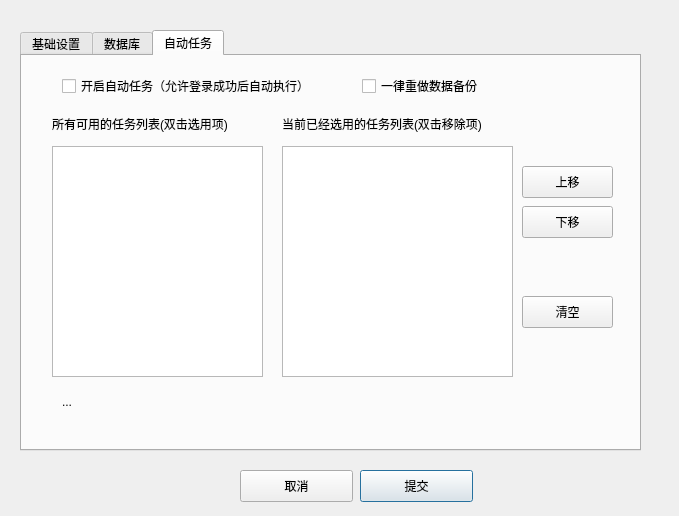
<?xml version="1.0" encoding="UTF-8"?>
<ui version="4.0">
 <class>Dialog</class>
 <widget class="QDialog" name="Dialog">
  <property name="windowModality">
   <enum>Qt::WindowModal</enum>
  </property>
  <property name="geometry">
   <rect>
    <x>0</x>
    <y>0</y>
    <width>679</width>
    <height>516</height>
   </rect>
  </property>
  <property name="windowTitle">
   <string>参数设置</string>
  </property>
  <widget class="QPushButton" name="btnsubmit">
   <property name="geometry">
    <rect>
     <x>360</x>
     <y>470</y>
     <width>113</width>
     <height>32</height>
    </rect>
   </property>
   <property name="text">
    <string>提交</string>
   </property>
  </widget>
  <widget class="QPushButton" name="btncancle">
   <property name="geometry">
    <rect>
     <x>240</x>
     <y>470</y>
     <width>113</width>
     <height>32</height>
    </rect>
   </property>
   <property name="text">
    <string>取消</string>
   </property>
  </widget>
  <widget class="QTabWidget" name="tabWidget">
   <property name="geometry">
    <rect>
     <x>20</x>
     <y>30</y>
     <width>621</width>
     <height>421</height>
    </rect>
   </property>
   <property name="currentIndex">
    <number>2</number>
   </property>
   <widget class="QWidget" name="tab">
    <attribute name="title">
     <string>基础设置</string>
    </attribute>
    <widget class="QCheckBox" name="chkboxrelogin">
     <property name="geometry">
      <rect>
       <x>180</x>
       <y>80</y>
       <width>191</width>
       <height>20</height>
      </rect>
     </property>
     <property name="text">
      <string>账号每次都必须重新登录</string>
     </property>
    </widget>
    <widget class="QLabel" name="label_3">
     <property name="geometry">
      <rect>
       <x>70</x>
       <y>30</y>
       <width>91</width>
       <height>31</height>
      </rect>
     </property>
     <property name="text">
      <string>脚本运行模式</string>
     </property>
    </widget>
    <widget class="QComboBox" name="cmbboxTaskType">
     <property name="geometry">
      <rect>
       <x>180</x>
       <y>30</y>
       <width>141</width>
       <height>32</height>
      </rect>
     </property>
    </widget>
    <widget class="QLabel" name="label_4">
     <property name="geometry">
      <rect>
       <x>70</x>
       <y>180</y>
       <width>101</width>
       <height>20</height>
      </rect>
     </property>
     <property name="text">
      <string>短信服务器地址</string>
     </property>
    </widget>
    <widget class="QLabel" name="label_5">
     <property name="geometry">
      <rect>
       <x>70</x>
       <y>220</y>
       <width>91</width>
       <height>20</height>
      </rect>
     </property>
     <property name="text">
      <string>业务服务器地址</string>
     </property>
    </widget>
    <widget class="QLineEdit" name="editHkUserServer">
     <property name="geometry">
      <rect>
       <x>180</x>
       <y>220</y>
       <width>301</width>
       <height>21</height>
      </rect>
     </property>
    </widget>
    <widget class="QLineEdit" name="editSmsServer">
     <property name="geometry">
      <rect>
       <x>180</x>
       <y>180</y>
       <width>301</width>
       <height>21</height>
      </rect>
     </property>
    </widget>
    <widget class="QLabel" name="label_6">
     <property name="geometry">
      <rect>
       <x>50</x>
       <y>260</y>
       <width>121</width>
       <height>20</height>
      </rect>
     </property>
     <property name="text">
      <string>仅供测试登录的账号</string>
     </property>
    </widget>
    <widget class="QLineEdit" name="editTestUser">
     <property name="geometry">
      <rect>
       <x>180</x>
       <y>260</y>
       <width>301</width>
       <height>21</height>
      </rect>
     </property>
    </widget>
    <widget class="QLabel" name="label_7">
     <property name="geometry">
      <rect>
       <x>60</x>
       <y>280</y>
       <width>111</width>
       <height>20</height>
      </rect>
     </property>
     <property name="text">
      <string>格式 账号----密码</string>
     </property>
    </widget>
    <widget class="QCheckBox" name="chkboxreinstall">
     <property name="geometry">
      <rect>
       <x>180</x>
       <y>310</y>
       <width>181</width>
       <height>20</height>
      </rect>
     </property>
     <property name="text">
      <string>每次都必须重装目标APP</string>
     </property>
    </widget>
    <widget class="QLabel" name="label_8">
     <property name="geometry">
      <rect>
       <x>80</x>
       <y>340</y>
       <width>81</width>
       <height>16</height>
      </rect>
     </property>
     <property name="text">
      <string>目标APP路径</string>
     </property>
    </widget>
    <widget class="QLineEdit" name="editappfile">
     <property name="geometry">
      <rect>
       <x>180</x>
       <y>340</y>
       <width>391</width>
       <height>21</height>
      </rect>
     </property>
    </widget>
    <widget class="QCheckBox" name="chkboxfight">
     <property name="geometry">
      <rect>
       <x>180</x>
       <y>110</y>
       <width>211</width>
       <height>20</height>
      </rect>
     </property>
     <property name="text">
      <string>每次登录前必须先开关飞行模式</string>
     </property>
    </widget>
    <widget class="QCheckBox" name="chkboxrestartmobile">
     <property name="geometry">
      <rect>
       <x>320</x>
       <y>140</y>
       <width>161</width>
       <height>20</height>
      </rect>
     </property>
     <property name="text">
      <string>每次登录必须重启手机</string>
     </property>
    </widget>
    <widget class="QCheckBox" name="chkboxautodrag">
     <property name="geometry">
      <rect>
       <x>180</x>
       <y>140</y>
       <width>121</width>
       <height>20</height>
      </rect>
     </property>
     <property name="text">
      <string>允许自动拖图</string>
     </property>
    </widget>
   </widget>
   <widget class="QWidget" name="tab_3">
    <attribute name="title">
     <string>数据库</string>
    </attribute>
    <widget class="QLabel" name="label_9">
     <property name="geometry">
      <rect>
       <x>90</x>
       <y>60</y>
       <width>91</width>
       <height>16</height>
      </rect>
     </property>
     <property name="text">
      <string>登录获取账号</string>
     </property>
    </widget>
    <widget class="QLabel" name="label_10">
     <property name="geometry">
      <rect>
       <x>89</x>
       <y>100</y>
       <width>91</width>
       <height>20</height>
      </rect>
     </property>
     <property name="text">
      <string>登录成功上报</string>
     </property>
    </widget>
    <widget class="QLineEdit" name="lineEdit_login">
     <property name="geometry">
      <rect>
       <x>210</x>
       <y>60</y>
       <width>113</width>
       <height>21</height>
      </rect>
     </property>
    </widget>
    <widget class="QLabel" name="label_11">
     <property name="geometry">
      <rect>
       <x>90</x>
       <y>140</y>
       <width>91</width>
       <height>20</height>
      </rect>
     </property>
     <property name="text">
      <string>注册获取账号</string>
     </property>
    </widget>
    <widget class="QLabel" name="label_12">
     <property name="geometry">
      <rect>
       <x>90</x>
       <y>180</y>
       <width>91</width>
       <height>16</height>
      </rect>
     </property>
     <property name="text">
      <string>注册成功上报</string>
     </property>
    </widget>
    <widget class="QLabel" name="label_13">
     <property name="geometry">
      <rect>
       <x>90</x>
       <y>220</y>
       <width>101</width>
       <height>16</height>
      </rect>
     </property>
     <property name="text">
      <string>注册上传二维码</string>
     </property>
    </widget>
    <widget class="QLineEdit" name="lineEdit_login_report">
     <property name="geometry">
      <rect>
       <x>210</x>
       <y>90</y>
       <width>113</width>
       <height>21</height>
      </rect>
     </property>
    </widget>
    <widget class="QLineEdit" name="lineEdit_reg">
     <property name="geometry">
      <rect>
       <x>210</x>
       <y>140</y>
       <width>113</width>
       <height>21</height>
      </rect>
     </property>
    </widget>
    <widget class="QLineEdit" name="lineEdit_reg_report">
     <property name="geometry">
      <rect>
       <x>210</x>
       <y>180</y>
       <width>113</width>
       <height>21</height>
      </rect>
     </property>
    </widget>
    <widget class="QLineEdit" name="lineEdit_reg_up_qrcode">
     <property name="geometry">
      <rect>
       <x>210</x>
       <y>220</y>
       <width>113</width>
       <height>21</height>
      </rect>
     </property>
    </widget>
    <widget class="QLineEdit" name="lineEdit_reportneedfriend">
     <property name="geometry">
      <rect>
       <x>210</x>
       <y>260</y>
       <width>113</width>
       <height>21</height>
      </rect>
     </property>
    </widget>
    <widget class="QLabel" name="label_14">
     <property name="geometry">
      <rect>
       <x>90</x>
       <y>260</y>
       <width>101</width>
       <height>16</height>
      </rect>
     </property>
     <property name="text">
      <string>通报需要好友</string>
     </property>
    </widget>
   </widget>
   <widget class="QWidget" name="tab_2">
    <attribute name="title">
     <string>自动任务</string>
    </attribute>
    <widget class="QPushButton" name="btnclear">
     <property name="geometry">
      <rect>
       <x>500</x>
       <y>240</y>
       <width>91</width>
       <height>32</height>
      </rect>
     </property>
     <property name="text">
      <string>清空</string>
     </property>
    </widget>
    <widget class="QPushButton" name="btnup">
     <property name="geometry">
      <rect>
       <x>500</x>
       <y>110</y>
       <width>91</width>
       <height>32</height>
      </rect>
     </property>
     <property name="text">
      <string>上移</string>
     </property>
    </widget>
    <widget class="QListWidget" name="listfull">
     <property name="geometry">
      <rect>
       <x>30</x>
       <y>90</y>
       <width>211</width>
       <height>231</height>
      </rect>
     </property>
    </widget>
    <widget class="QListWidget" name="listsel">
     <property name="geometry">
      <rect>
       <x>260</x>
       <y>90</y>
       <width>231</width>
       <height>231</height>
      </rect>
     </property>
    </widget>
    <widget class="QPushButton" name="btndown">
     <property name="geometry">
      <rect>
       <x>500</x>
       <y>150</y>
       <width>91</width>
       <height>32</height>
      </rect>
     </property>
     <property name="text">
      <string>下移</string>
     </property>
    </widget>
    <widget class="QCheckBox" name="chkboxreimgbak">
     <property name="geometry">
      <rect>
       <x>340</x>
       <y>20</y>
       <width>151</width>
       <height>20</height>
      </rect>
     </property>
     <property name="text">
      <string>一律重做数据备份</string>
     </property>
    </widget>
    <widget class="QLabel" name="label_2">
     <property name="geometry">
      <rect>
       <x>30</x>
       <y>60</y>
       <width>211</width>
       <height>16</height>
      </rect>
     </property>
     <property name="text">
      <string>所有可用的任务列表(双击选用项)</string>
     </property>
    </widget>
    <widget class="QLabel" name="label">
     <property name="geometry">
      <rect>
       <x>260</x>
       <y>60</y>
       <width>241</width>
       <height>16</height>
      </rect>
     </property>
     <property name="text">
      <string>当前已经选用的任务列表(双击移除项)</string>
     </property>
    </widget>
    <widget class="QLabel" name="lbMsg">
     <property name="geometry">
      <rect>
       <x>40</x>
       <y>330</y>
       <width>531</width>
       <height>31</height>
      </rect>
     </property>
     <property name="text">
      <string>...</string>
     </property>
    </widget>
    <widget class="QCheckBox" name="chkboxswg">
     <property name="geometry">
      <rect>
       <x>40</x>
       <y>20</y>
       <width>291</width>
       <height>20</height>
      </rect>
     </property>
     <property name="text">
      <string>开启自动任务（允许登录成功后自动执行）</string>
     </property>
    </widget>
   </widget>
  </widget>
 </widget>
 <resources/>
 <connections/>
</ui>
